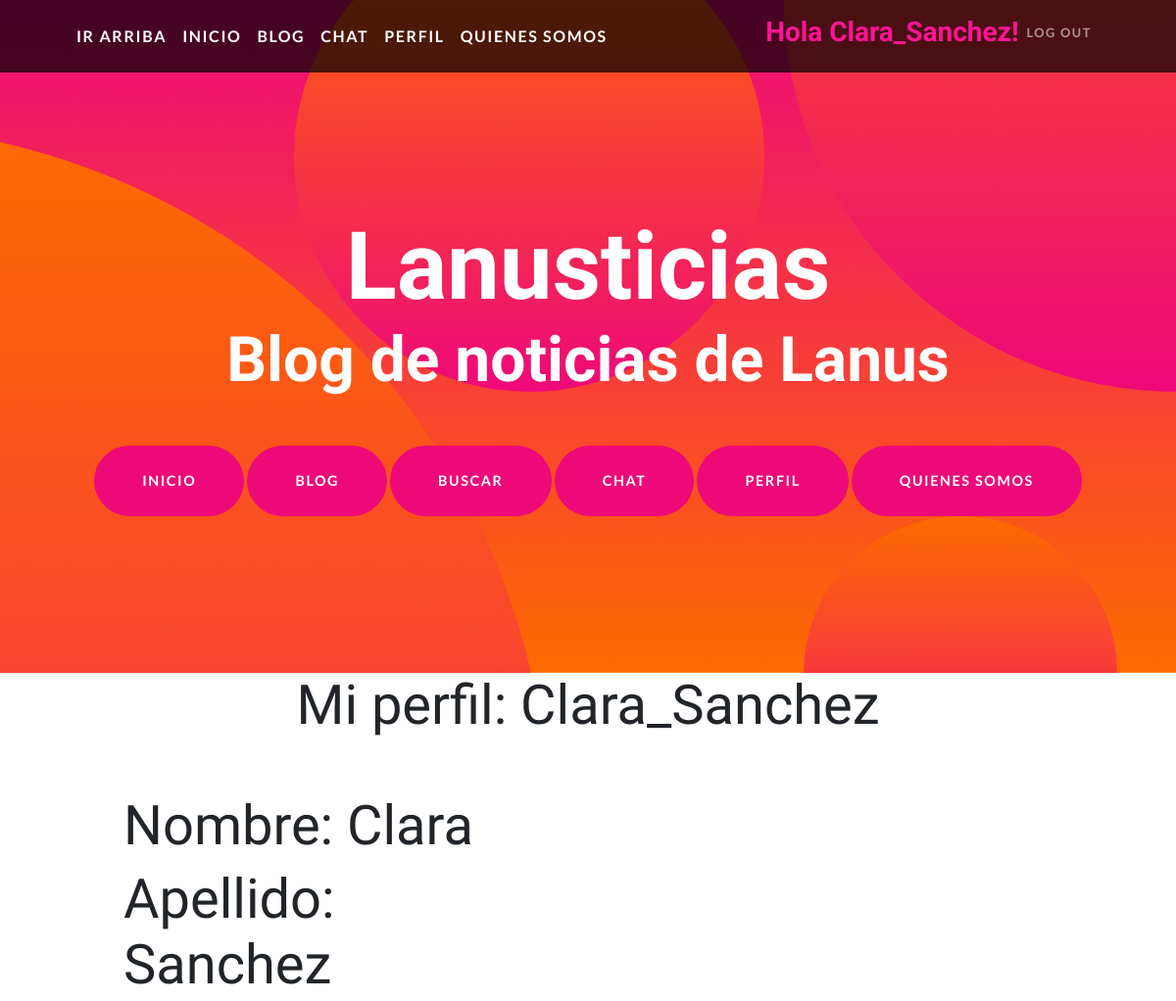
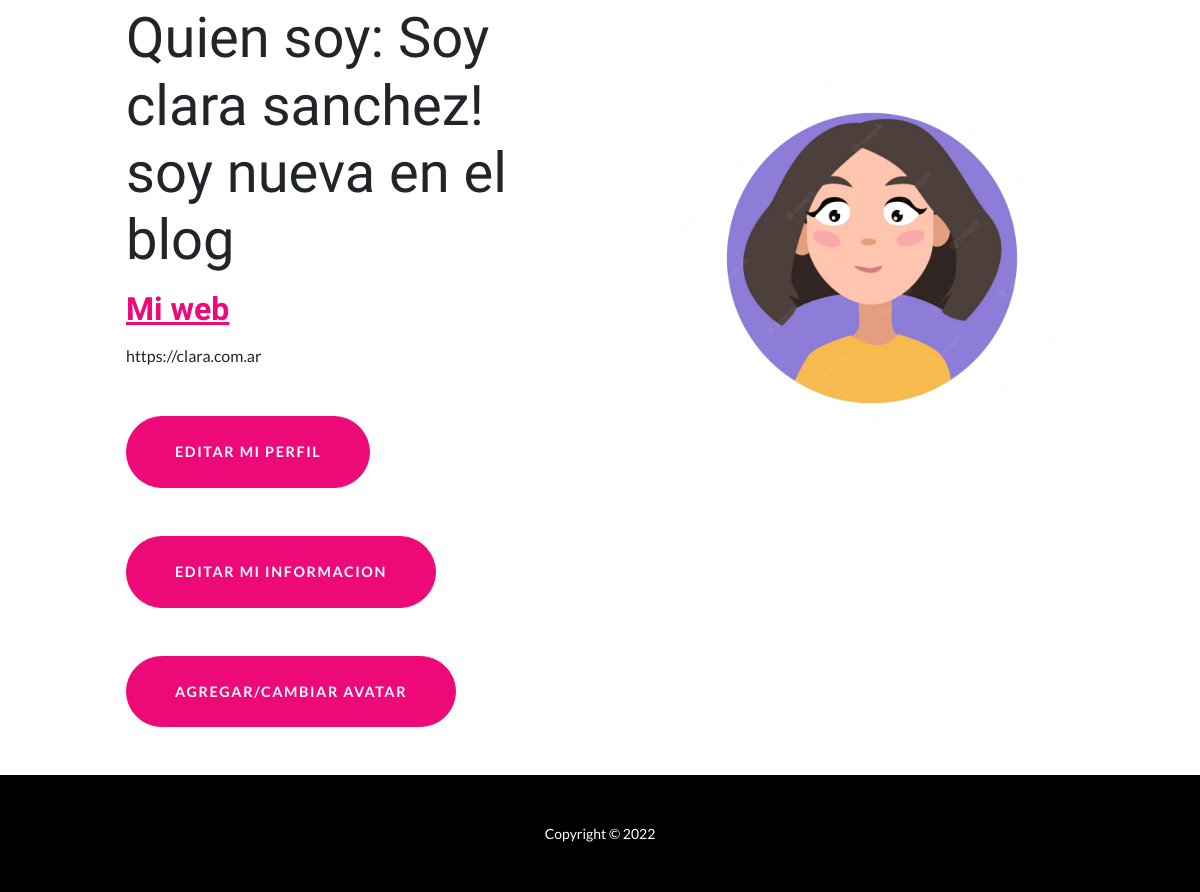
Page /mostrar_perfil (signed in) on the committed database (2 pictures, top to bottom).
### Perfil/models.py (models this page shows, shortened)
class Perfil(models.Model):
    user=models.ForeignKey(User, on_delete=models.CASCADE ,related_name='Usuario')
    descripcion=models.CharField(max_length=200, null=True, blank=True)
    web=models.URLField(null=True, blank=True)

### Perfil/views.py (the view)
# urls.py: path('mostrar_perfil', mostrar_perfil, name='mostrar_perfil'),
@login_required
def mostrar_perfil(request):
    usuario=request.user
    imagen=Avatar.objects.filter(user_id=request.user.id)
    informacion=Perfil.objects.filter(user_id=request.user)
    if (imagen):
        avatar=Avatar.objects.filter(user_id=request.user.id)[0].imagen.url
        if(informacion):
            user=Perfil.objects.get(user_id=request.user)
            web=user.web
            descripcion=user.descripcion
            return render (request, "mostrar_perfil.html", {'avatar': avatar, 'usuario':usuario.username, 'nombre': usuario.first_name, 'apellido':usuario.last_name, 'web': web, 'descripcion': descripcion})
        else:
            return render (request, "mostrar_perfil.html", {'avatar': avatar, 'usuario':usuario.username, 'nombre': usuario.first_name, 'apellido':usuario.last_name})
    else:
         return render (request, "mostrar_perfil.html", {'usuario':usuario.username, 'nombre': usuario.first_name, 'apellido':usuario.last_name})

### templates/mostrar_perfil.html (shortened to what this page needs)
{% extends 'index.html' %}
{% block contenido_que_cambia %}
<h2 class="display-4" style="text-align: center;">Mi perfil: {{user.username}} </h2>
<section id="scroll">
    <div class="container px-5">
        <div class="row gx-5 align-items-center">
            <div class="col-lg-6 order-lg-2">
                {% if avatar %}
                <div class="p-5"><img class="img-fluid rounded-circle" src="{{avatar}}" alt="..." style="width:400px" /></div>
                {% endif %}
            </div>
            <div class="col-lg-6 order-lg-1">
                <div class="p-5">
                    <h2 class="display-4">Nombre: {{nombre}}</h2>
                    <h2 class="display-4">Apellido: {{apellido}}</h2>
                    {% if descripcion %}
                    <h2 class="display-4">Quien soy: {{descripcion}}</h2>
                    {% endif %}
                    {% if web %}
                    <p><h2><a href="{{web}}">Mi web</a></p></h2>{{web}}
                    {% endif %}
                    <a class="btn btn-primary btn-xl rounded-pill mt-5" href="{% url 'editar_perfil' %}">Editar mi perfil</a>
                    <a class="btn btn-primary btn-xl rounded-pill mt-5" href="{% url 'editar_informacion' %}">Editar mi informacion</a>
                    <a class="btn btn-primary btn-xl rounded-pill mt-5" href="{% url 'agregar_avatar' %}">Agregar/cambiar avatar</a>
                </div>
            </div>
        </div>
    </div>
</section>
{% endblock %}

### templates/index.html (shortened to what this page needs)
<!DOCTYPE html>
<html lang="en">
    <head>
        {% load static %}
        <link href="{% static 'WebApp/css/styles.css' %}" rel="stylesheet" />
    </head>
    <body id="page-top">
        <nav class="navbar navbar-expand-lg navbar-dark navbar-custom fixed-top">
            <div class="container px-5">
                <a class="navbar-brand" href="#page-top">Ir Arriba</a>
                <a class="navbar-brand" href="{% url 'inicio' %}">Inicio</a>
                <a class="navbar-brand" href="{% url 'blogs' %}">Blog</a>
                {% if request.user.is_authenticated %}
                <a class="navbar-brand" href="{% url 'chat' %}">Chat</a>
                <a class="navbar-brand" href="{% url 'mostrar_perfil' %}">Perfil</a>
                {% endif %}
                <a class="navbar-brand" href="{% url 'about' %}">Quienes Somos</a>
                <div class="collapse navbar-collapse" id="navbarResponsive">
                    <ul class="navbar-nav ms-auto">
                        {% if request.user.is_authenticated %}
                        <h3 style="color:deeppink">Hola {{request.user.username}}!</h3>
                        <li class="nav-item"><a class="nav-link" href="{% url 'logout' %}">Log out</a></li>
                        {% endif %}
                    </ul>
                </div>
            </div>
        </nav>
        {% block paneladmin %}
        <header class="masthead text-center text-white">
            <div class="masthead-content">
                <div class="container px-5">
                    <h1 class="masthead-heading mb-0">Lanusticias</h1>
                    <h2 class="masthead-subheading mb-0">Blog de noticias de Lanus</h2>
                    <a class="btn btn-primary btn-xl rounded-pill mt-5" href="{% url 'inicio' %}">Inicio</a>
                    <a class="btn btn-primary btn-xl rounded-pill mt-5" href="{% url 'blogs' %}">Blog</a>
                    <a class="btn btn-primary btn-xl rounded-pill mt-5" href="{% url 'busqueda_blog' %}">Buscar</a>
                    {% if request.user.is_authenticated %}
                    <a class="btn btn-primary btn-xl rounded-pill mt-5" href="{% url 'chat' %}">Chat</a>
                    <a class="btn btn-primary btn-xl rounded-pill mt-5" href="{% url 'mostrar_perfil' %}">Perfil</a>
                    {% endif %}
                    <a class="btn btn-primary btn-xl rounded-pill mt-5" href="{% url 'about' %}">Quienes somos</a>
                </div>
            </div>
            <div class="bg-circle-1 bg-circle"></div>
            <div class="bg-circle-2 bg-circle"></div>
            <div class="bg-circle-3 bg-circle"></div>
            <div class="bg-circle-4 bg-circle"></div>
        </header>
        {% endblock %}
        {% block contenido_que_cambia %}{% endblock %}
        <footer class="py-5 bg-black">
            <div class="container px-5"><p class="m-0 text-center text-white small">Copyright &copy; 2022</p></div>
        </footer>
    </body>
</html>

### rows in the picture
Perfil: descripcion "Soy clara sanchez! soy nueva en el blog", web "https://clara.com.ar"

### other values in the picture
{{ request.user.username }} "Clara_Sanchez"
{{ user.username }} "Clara_Sanchez"
{{ nombre }} "Clara"
{{ apellido }} "Sanchez"
